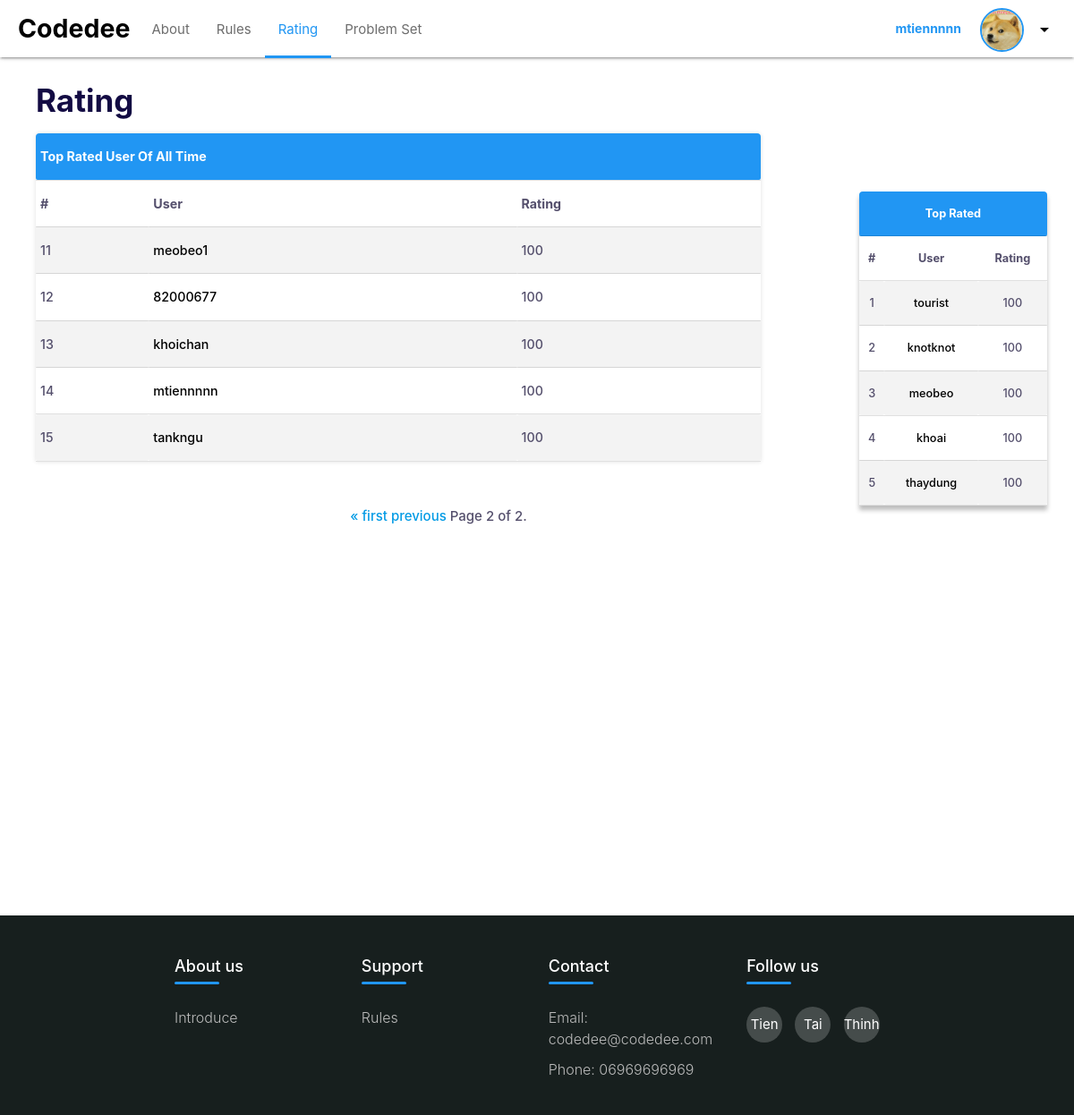
/ranking/?page=2 (signed in), run on an earlier commit of the app's database.
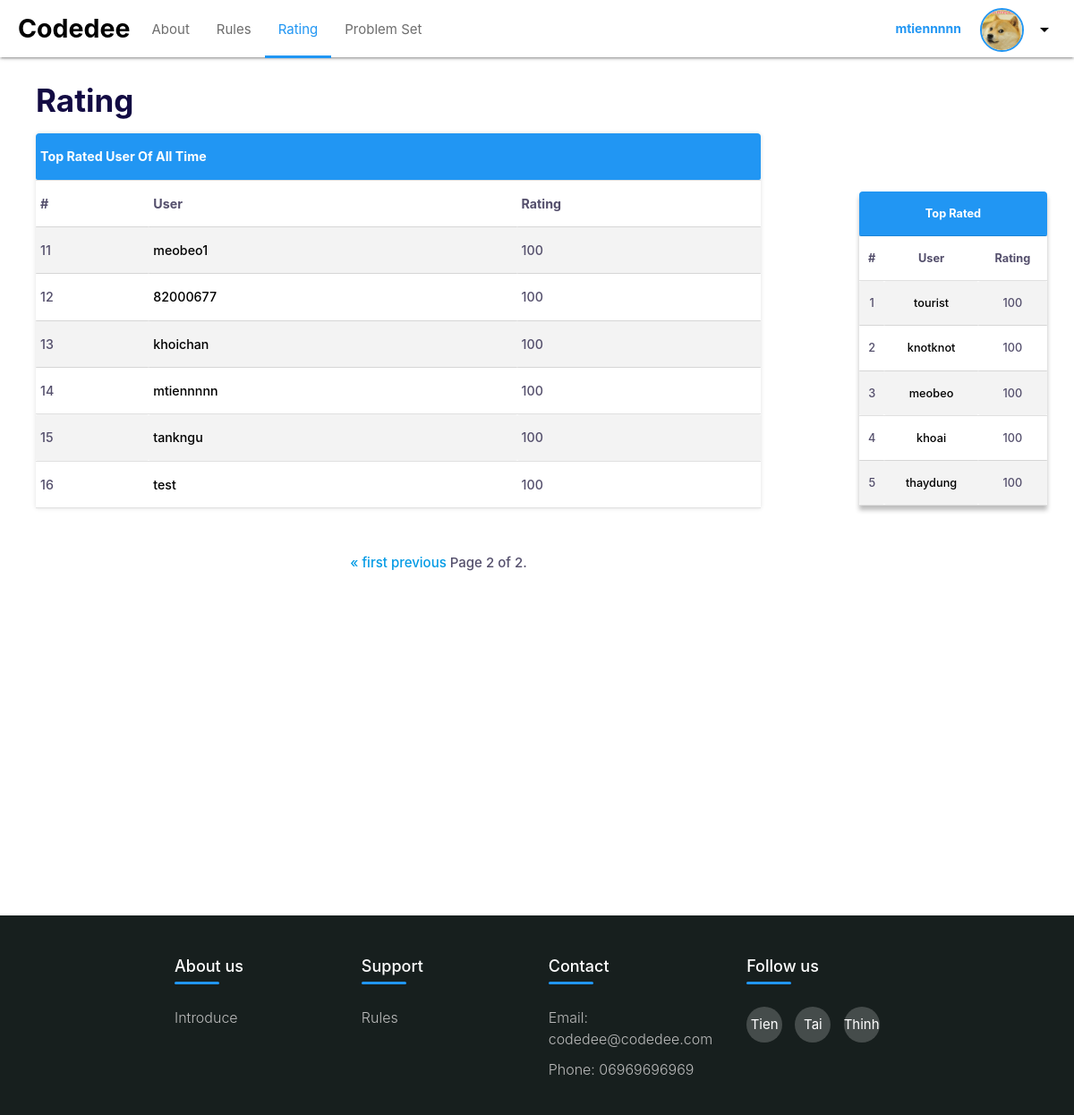
And on a later commit of the database.
### home/models.py (models this page shows)
class User(AbstractUser):
    username = models.CharField(unique=True, max_length=200, null=True)
    bio = models.TextField(null=False, default="Hello Codedee User", blank=True)
    avatar = models.ImageField(null=True, default="avatar.png", blank=False)
    points = models.IntegerField(null=False, default=100, blank=False)
    solved_chall = models.ManyToManyField(Problem, blank=True)

### home/views.py (the view)
# urls.py: path('ranking/', views.ranking, name='ranking'),
def ranking(request):
    user = User.objects.all().order_by("-points")
    paginator = Paginator(user, 10)
    page_num = request.GET.get("page")
    page_obj = paginator.get_page(page_num)
    context = {"users": user, "page_obj": page_obj}
    return render(request, "pages/ranking.html", context)

### home/templates/pages/ranking.html (shortened to what this page needs)
{% extends 'pages/index.html' %}
{% block main-container-content %}
    <div class="main-content">
        <h3 class="big-message-main-page">Rating</h3>
        <div class="main-nav-container">
            <table class="ranking-table ranking-full">
                <thead style="color:white;">
                <tr>
                    <th colspan="3">Top Rated User Of All Time</th>
                </tr>
                </thead>
                <tbody>
                <tr style="font-weight:bold;">
                    <td>#</td>
                    <td>User</td>
                    <td>Rating</td>
                </tr>
                {% for users in page_obj %}
                <tr>
                    <td>{{ forloop.counter0|add:page_obj.start_index }}</td>
                    <td><a href="{% url 'profile' users.username %}">{{users.username}}</a></td>
                    <td>{{users.points}}</td>
                </tr>
                {% endfor %}
                </tbody>
            </table>
            <div class="pagination" style="text-align: center; margin-top: 50px;">
                <span class="step-links">
                    {% if page_obj.has_previous %}
                        <a href="?page=1">&laquo; first</a>
                        <a href="?page={{ page_obj.previous_page_number }}">previous</a>
                    {% endif %}
                    <span class="current">
                        Page {{ page_obj.number }} of {{ page_obj.paginator.num_pages }}.
                    </span>
                </span>
            </div>
        </div>
    </div>
    <div class="side-content">
        {% include 'pages/ranking_table.html' %}
    </div>
{% endblock %}

### home/templates/pages/navbar.html (shortened to what this page needs)
<div class="navbar-fixed">
    <nav>
      <div class="nav-wrapper white darken-2 custom-shadow">
        <a href="{% url 'index' %}" class="brand-logo black-text left">Codedee</a>
        <div class="nav-elements">
          <ul class="left">
            <li><a href="{% url 'about' %}" class="waves-effect waves-teal {% if request.resolver_match.url_name == 'about' %}blue-text active-nav-ele{% endif %}" style="color:#6D6D6D;">About</a></li>
            <li><a href="{% url 'rules' %}" class="waves-effect waves-teal {% if request.resolver_match.url_name == 'rules' %}blue-text active-nav-ele{% endif %}" style="color:#6D6D6D;">Rules</a></li>
            <li><a href="{% url 'ranking' %}" class="waves-effect waves-teal {% if request.resolver_match.url_name == 'ranking' %}blue-text active-nav-ele{% endif %}" style="color:#6D6D6D;">Rating</a></li>
            <li><a href="{% url 'problem_set' %}" class="waves-effect waves-teal {% if request.resolver_match.url_name == 'problem_set' %}blue-text active-nav-ele{% endif %}" style="color:#6D6D6D;">Problem Set</a></li>
          </ul>
          <ul class="right hide-on-med-and-down">
            {% if request.user.is_authenticated %}
              <li><a href="{% url 'profile' request.user.username %}" class="btn-flat sign-in-float-btn waves-effect waves-light" style="text-transform: none;margin-right: -10px;">{{request.user.username}}</a></li>
              <li>{% include 'pages/dropdown_profile.html' %}</li>
            {% else %}
              <li><a href="{% url 'login' %}" class="btn-flat sign-in-float-btn waves-effect waves-light" style="text-transform: none;margin-right: -10px;">Log in</a></li>
              <li><a href="{% url 'register' %}" class="waves-effect waves-light blue btn sign-up-btn">Register</a></li>
            {% endif %}
          </ul>
        </div>
      </div>
    </nav>
  </div>

### home/templates/pages/dropdown_profile.html (shortened to what this page needs)
    <div class="hmm">
        <div class="dropdown_header">
            <a href='{% url 'profile' request.user.username %}'>
                <div class="dropdown_avatar avatar--medium">
                    <img src="{{ request.user.avatar.url }}"/>
                </div>
            </a>
            <button class="dropdown-trigger" data-target="dropdown1">
                <i class="material-icons">arrow_drop_down</i>
            </button>
        </div>

### home/templates/pages/ranking_table.html
            <table class="centered ranking-table">
                <thead style="color:white;">
                  <tr>
                      <th colspan="3">Top Rated</th>
                  </tr>
                </thead>
                <tbody>
                  <tr style="font-weight:bold;">
                    <td>#</td>
                    <td>User</td>
                    <td>Rating</td>
                  </tr>
                  {% for users in users %}
                    {% if forloop.counter <= 5 %}
                  <tr>
                    <td>{{forloop.counter}}</td>
                    <td><a href="{% url 'profile' users.username %}">{{users.username}}</a></td>
                    <td>{{users.points}}</td>
                  </tr>
                    {% endif %}
                  {% endfor %}
                </tbody>
              </table>

What changed in the data, as far as the page shows it:
added User: username "test", points "100", shown under "Rating"
